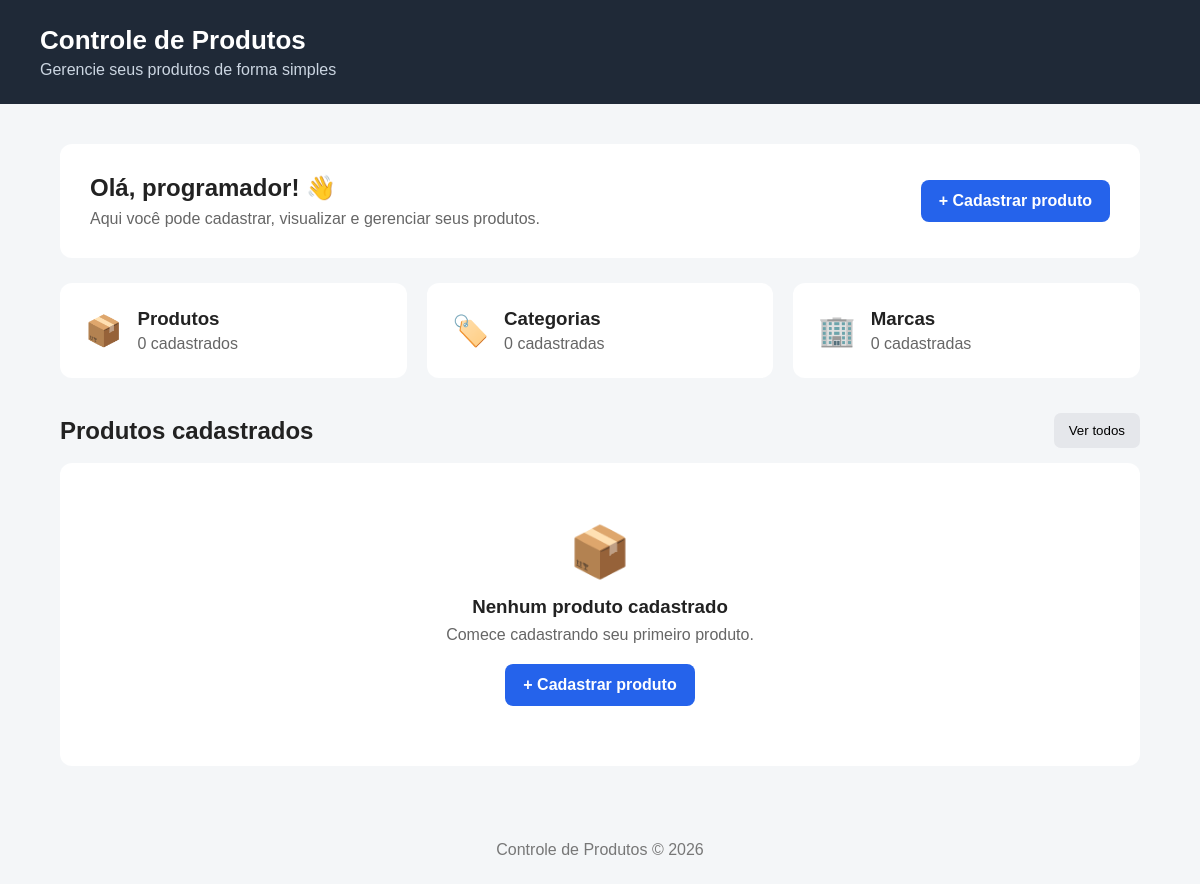
/, run on an earlier commit of the app's database.
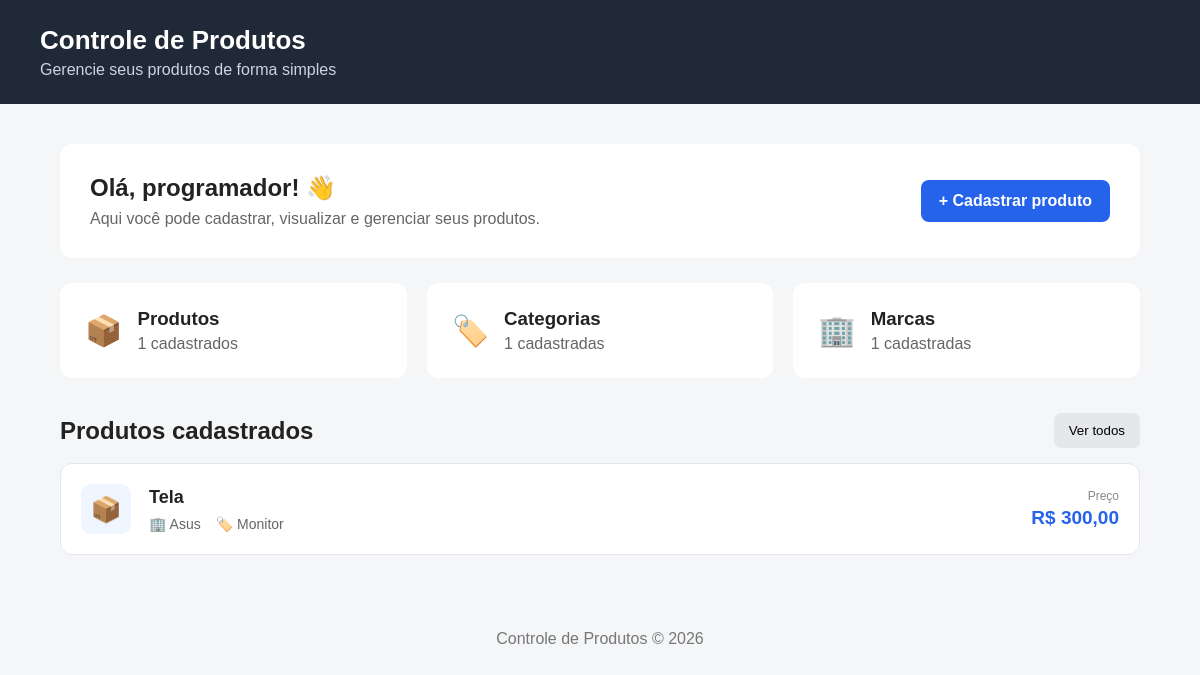
And on a later commit of the database.
### core/models.py (models this page shows, shortened)
class Product(models.Model):
    title = models.CharField(max_length=100,verbose_name='Titulo')
    brand = models.ForeignKey(Brand,on_delete=models.CASCADE,verbose_name='Marca')
    category = models.ForeignKey('Category',on_delete=models.PROTECT,related_name='products',verbose_name='Categoria')
    is_active = models.BooleanField(default=True,verbose_name='Ativo')
    description = models.TextField(null=True,blank=True,verbose_name='Descrição')
    created_at = models.DateTimeField(auto_now_add=True,verbose_name='Criado em')
    updated_at = models.DateTimeField(auto_now=True,verbose_name='Atualizado em')
    price = models.DecimalField(max_digits=10, decimal_places=2,verbose_name='Preço')
    class Meta:
        verbose_name = 'Produto'
        verbose_name_plural = 'Produtos'
        ordering = ['title']

class Brand(models.Model):
    name = models.CharField(max_length=100,verbose_name='Nome')
    is_active = models.BooleanField(default=True,verbose_name='Ativo')
    description = models.TextField(null=True,blank=True,verbose_name='Descrição')
    created_at = models.DateTimeField(auto_now_add=True,verbose_name='Criado em')
    updated_at = models.DateTimeField(auto_now=True,verbose_name='Atualizado em')
    class Meta:
        verbose_name = 'Marca'
        verbose_name_plural = 'Marcas'
        ordering = ['name']
    def __str__(self):
        return self.name

class Category(models.Model):
    name = models.CharField(max_length=100,verbose_name='Nome')
    is_active = models.BooleanField(default=True,verbose_name='Ativo')
    description = models.TextField(null=True,blank=True,verbose_name='Descrição')
    created_at = models.DateTimeField(auto_now_add=True,verbose_name='Criado em')
    updated_at = models.DateTimeField(auto_now=True,verbose_name='Atualizado em')
    class Meta:
        verbose_name = 'Categoria'
        verbose_name_plural = 'Categorias'
        ordering = ['name']
    def __str__(self):
        return self.name

### core/views.py (the view)
# urls.py: path('', views.index,name='index'),
def index(request):
    produtos = Product.objects.all()
    quantidade_produtos = Product.objects.count()
    quantidade_categorias = Category.objects.count()
    quantidade_marcas = Brand.objects.count()
    contexto = {
        'produtos': produtos,
        'quantidade_produtos': quantidade_produtos,
        'quantidade_categorias': quantidade_categorias,
        'quantidade_marcas': quantidade_marcas,
    }
    return render(request, 'pages/index.html', contexto)

### core/templates/pages/index.html (shortened to what this page needs)
{% load static %}
<!DOCTYPE html>
<html lang="pt-br">
<head>
    <link rel="stylesheet" href="{% static 'css/style.css' %}">
</head>
<body>
    <header class="cabecalho">
        <div class="logo">
            <h1>Controle de Produtos</h1>
            <p>Gerencie seus produtos de forma simples</p>
        </div>
    </header>
    <main class="container">
        <section class="boas-vindas">
            <div>
                <h2>Olá, programador! 👋</h2>
                <p>
                    Aqui você pode cadastrar, visualizar e gerenciar
                    seus produtos.
                </p>
            </div>
            <a href="#" class="botao">
                + Cadastrar produto
            </a>
        </section>
        <section class="resumo">
            <div class="card">
                <span class="icone">📦</span>
                <div>
                    <h3>Produtos</h3>
                    <p>
                        {{ quantidade_produtos }} cadastrados
                    </p>
                </div>
            </div>
            <div class="card">
                <span class="icone">🏷️</span>
                <div>
                    <h3>Categorias</h3>
                    <p>
                        {{ quantidade_categorias }} cadastradas
                    </p>
                </div>
            </div>
            <div class="card">
                <span class="icone">🏢</span>
                <div>
                    <h3>Marcas</h3>
                    <p>
                        {{ quantidade_marcas }} cadastradas
                    </p>
                </div>
            </div>
        </section>
        <section class="produtos">
            <div class="titulo-secao">
                <h2>Produtos cadastrados</h2>
                <button class="botao-secundario">
                    Ver todos
                </button>
            </div>
            {% if produtos %}
                <div class="lista-produtos">
                    {% for produto in produtos %}
                        <div class="produto">
                            <div class="produto-icone">
                                📦
                            </div>
                            <div class="produto-info">
                                <h3>
                                    {{ produto.title }}
                                </h3>
                                <div class="produto-detalhes">
                                    <span>
                                        🏢 {{ produto.brand }}
                                    </span>
                                    <span>
                                        🏷️ {{ produto.category }}
                                    </span>
                                </div>
                            </div>
                            <div class="produto-preco">
                                <span>Preço</span>
                                <strong>
                                    R$ {{ produto.price }}
                                </strong>
                            </div>
                        </div>
                    {% endfor %}
                </div>
            {% else %}
                <div class="mensagem-vazia">
                    <div class="icone-vazio">
                        📦
                    </div>
                    <h3>
                        Nenhum produto cadastrado
                    </h3>
                    <p>
                        Comece cadastrando seu primeiro produto.
                    </p>
                    <a href="#" class="botao">
                        + Cadastrar produto
                    </a>
                </div>
            {% endif %}
        </section>
    </main>
    <footer class="rodape">
        <p>
            Controle de Produtos &copy; 2026
        </p>
    </footer>
</body>
</html>

What changed in the data, as far as the page shows it:
added Product: title "Tela", brand "Asus", category "Monitor", price "300,00"
Also different on the page:
{{ quantidade_produtos }}: "0" → "1"
{{ quantidade_categorias }}: "0" → "1"
{{ quantidade_marcas }}: "0" → "1"
text no longer shown: "📦 Nenhum produto cadastrado Comece cadastrando seu primeiro produto. + Cadastrar produto"
